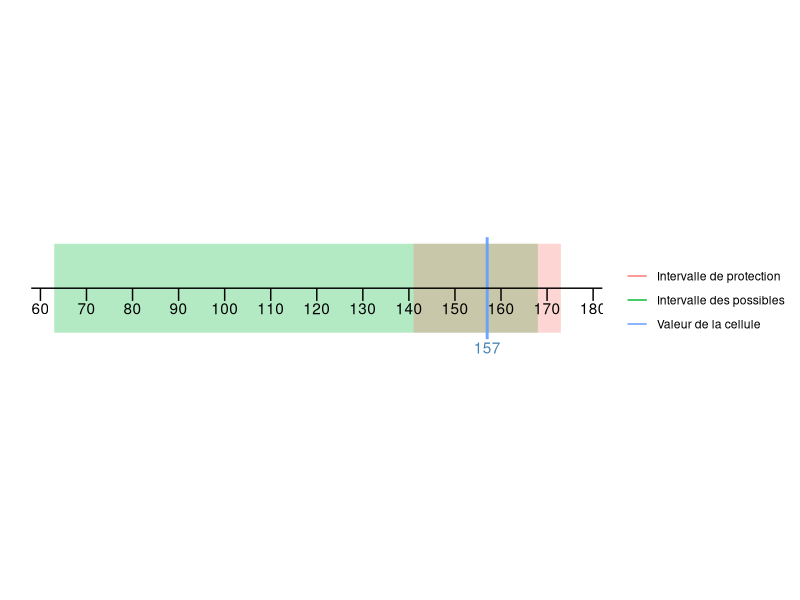
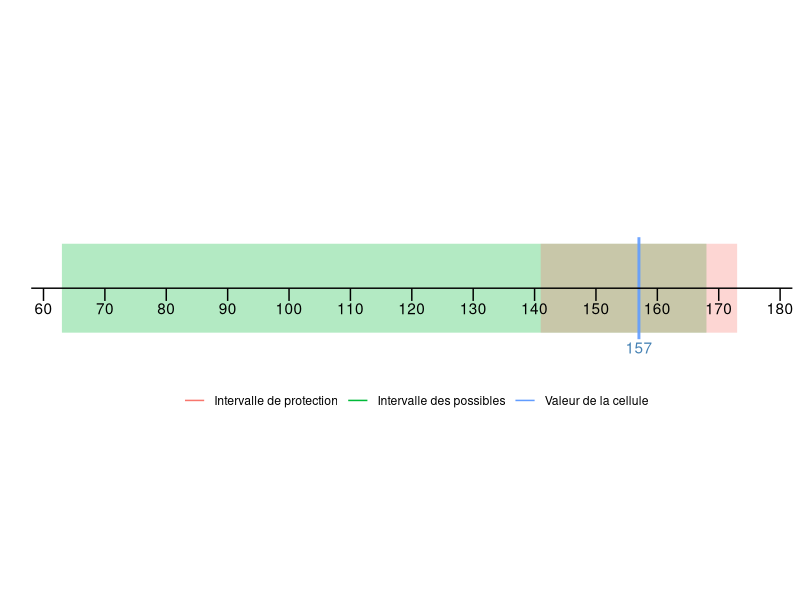
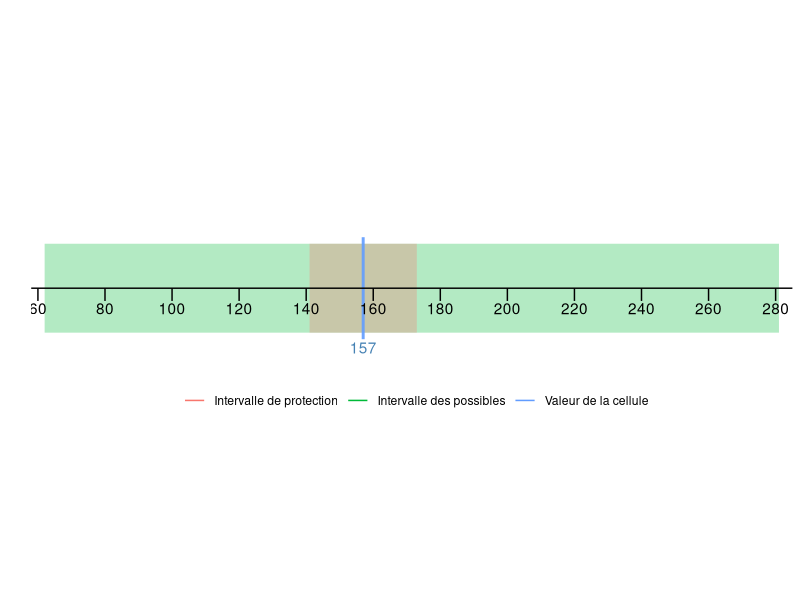

Here is the R script that generated these plots, in order:
## ---- chunk 1
#| echo: false
#| warning: false
#| fig.margin: false
#| fig.align: center
#| fig.width: 6
#| fig.height: 2

library(dplyr)
library(ggplot2)

df <- data.frame(
  y = c(0,0,-0.02),
  ye = c(0,0,0.02),
  x = c(63,141,157),
  xe = c(168,173,157),
  lw = c(20,20,1),
  alph = c(1,1,3),
  typint = c("Intervalle des possibles", "Intervalle de protection", "Valeur de la cellule")
)

ticks <- data.frame(
  x = seq(60,180,10), y = -0.005, ye = 0
)
cellule <- data.frame(x=157, y=-0.02, ye = 0.02, col = "Valeur de la cellule")

ggplot(df) +
  geom_segment(aes(y = y, yend = ye, x = x, xend = xe, colour = typint, linewidth = lw, alpha = alph)) +
  geom_hline(yintercept = 0, linewidth = 0.5) +
  geom_segment(data = ticks, aes(x=x, y=y, yend=ye)) +
  geom_text(data = ticks, aes(x=x, y=y, label = x), vjust = 1.1) +
  geom_text(data = cellule, aes(x = x, y = y, label = x), color = "steelblue", vjust = 1.2) +
  scale_x_continuous("", limits = c(58,182), expand = c(0,0)) +
  scale_y_continuous("", limits = c(-0.1,0.1)) +
  scale_colour_discrete("") + #, type = "qual", palette = 1) +
  scale_alpha_continuous("", range = c(0.3, 0.9)) +
  scale_linewidth_continuous("", range = c(1, 30)) +
  guides(linewidth = "none", alpha = "none") +
  theme_minimal() +
  theme(
    panel.background = element_rect(fill = "transparent", color = NA),
    plot.background = element_rect(fill = "transparent", color = NA),
    legend.background = element_rect(fill = "transparent", color = NA),
    legend.box.background = element_rect(fill = "transparent", color = NA),
    panel.grid = element_blank(),
    axis.text = element_blank()
  )
## ---- chunk 2
#| echo: false
#| warning: false
#| fig.margin: false
#| fig.align: center
#| fig.width: 6
#| fig.height: 2

library(dplyr)
library(ggplot2)

df <- data.frame(
  y = c(0,0,-0.02),
  ye = c(0,0,0.02),
  x = c(63,141,157),
  xe = c(168,173,157),
  lw = c(20,20,1),
  alph = c(1,1,3),
  typint = c("Intervalle des possibles", "Intervalle de protection", "Valeur de la cellule")
)

ticks <- data.frame(
  x = seq(60,180,10), y = -0.005, ye = 0
)
cellule <- data.frame(x=157, y=-0.02, ye = 0.02, col = "Valeur de la cellule")

ggplot(df) +
  geom_segment(aes(y = y, yend = ye, x = x, xend = xe, colour = typint, linewidth = lw, alpha = alph)) +
  geom_hline(yintercept = 0, linewidth = 0.5) +
  geom_segment(data = ticks, aes(x=x, y=y, yend=ye)) +
  geom_text(data = ticks, aes(x=x, y=y, label = x), vjust = 1.1) +
  geom_text(data = cellule, aes(x = x, y = y, label = x), color = "steelblue", vjust = 1.2) +
  scale_x_continuous("", limits = c(58,182), expand = c(0,0)) +
  scale_y_continuous("", limits = c(-0.1,0.1)) +
  scale_colour_discrete("") + #, type = "qual", palette = 1) +
  scale_alpha_continuous("", range = c(0.3, 0.9)) +
  scale_linewidth_continuous("", range = c(1, 30)) +
  guides(linewidth = "none", alpha = "none") +
  theme_minimal() +
  theme(
    legend.position = "inside",
    legend.position.inside = c(0.5,0.3),
    legend.direction = "horizontal",
    legend.box = "horizontal",
    panel.grid = element_blank(),
    axis.text = element_blank()
  )
## ---- chunk 3
#| echo: false
#| warning: false
#| fig.margin: false
#| fig.align: center
#| fig.width: 6
#| fig.height: 2

library(dplyr)
library(ggplot2)

df <- data.frame(
  y = c(0,0,-0.02),
  ye = c(0,0,0.02),
  x = c(62,141,157),
  xe = c(281,173,157),
  lw = c(20,20,1),
  alph = c(1,1,3),
  typint = c("Intervalle des possibles", "Intervalle de protection", "Valeur de la cellule")
)

ticks <- data.frame(
  x = seq(60,285,20), y = -0.005, ye = 0
)
cellule <- data.frame(x=157, y=-0.02, ye = 0.02, col = "Valeur de la cellule")

ggplot(df) +
  geom_segment(aes(y = y, yend = ye, x = x, xend = xe, colour = typint, linewidth = lw, alpha = alph)) +
  geom_hline(yintercept = 0, linewidth = 0.5) +
  geom_segment(data = ticks, aes(x=x, y=y, yend=ye)) +
  geom_text(data = ticks, aes(x=x, y=y, label = x), vjust = 1.1) +
  geom_text(data = cellule, aes(x = x, y = y, label = x), color = "steelblue", vjust = 1.2) +
  scale_x_continuous("", limits = c(58,285), expand = c(0,0)) +
  scale_y_continuous("", limits = c(-0.1,0.1)) +
  scale_colour_discrete("") + #, type = "qual", palette = 1) +
  scale_alpha_continuous("", range = c(0.3, 0.9)) +
  scale_linewidth_continuous("", range = c(1, 30)) +
  guides(linewidth = "none", alpha = "none") +
  theme_minimal() +
  theme(
    legend.position = "inside",
    legend.position.inside = c(0.5,0.3),
    legend.direction = "horizontal",
    legend.box = "horizontal",
    panel.grid = element_blank(),
    axis.text = element_blank()
  )
